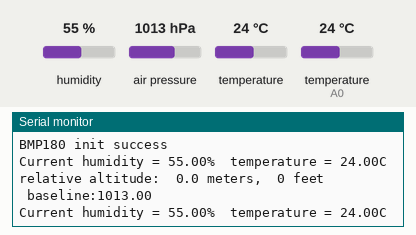
This sketch was run on a simulated Arduino Uno, built with avr-gcc and run on an emulated ATmega328P. Parts: the last lines printed to the serial monitor. Inputs (shaded band) come from the test bench; at power-on: air pressure 1013 hPa, humidity 55 %, temperature (sensor on A0) 24 °C, temperature 24 °C.

Above: at 1.2 s.
1.3 s: air pressure set to 952 hPa
At 2.1 s:
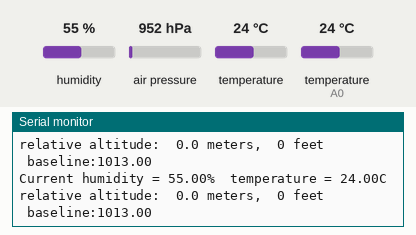
5.5 s: air pressure set to 1025 hPa
At 6.4 s:
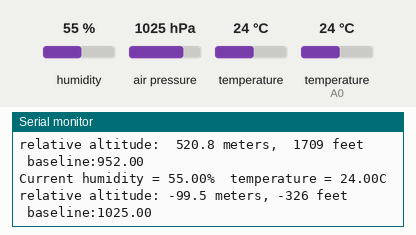
8.1 s: humidity set to 22 %
At 9.4 s:
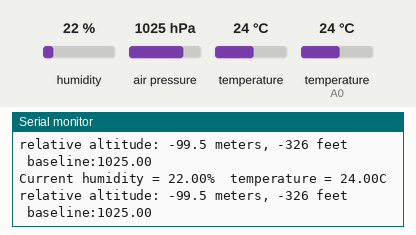
9.6 s: temperature (sensor on A0) set to 12 °C
At 10.8 s:
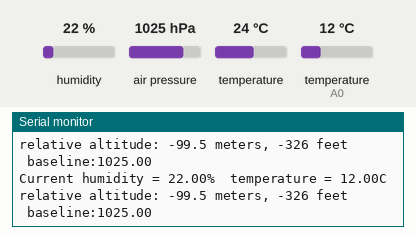
11.1 s: humidity set to 40 %
At 13.0 s:
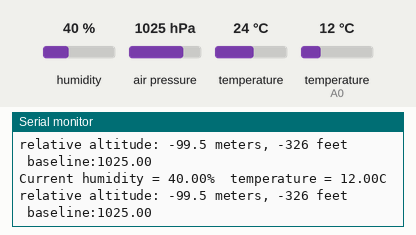
Timing chart, 0 to 13.6 s (numbered marks = the images above; inputs shaded):
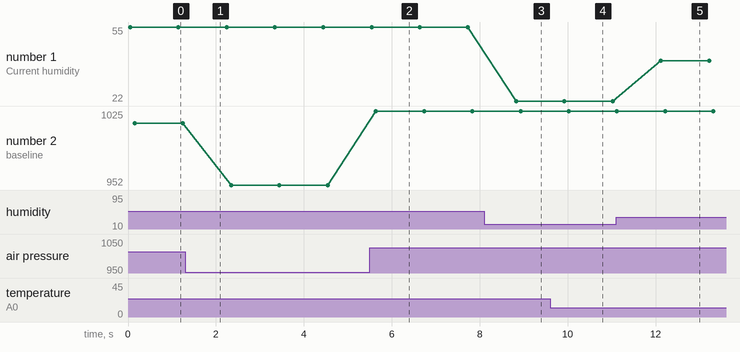

Measured:
- after the input at 5.5 s, the serial monitor: prints a new line after 0.09 s (image 2)
- after the input at 8.1 s, the serial monitor: prints a new line after 0.73 s (image 3)
- after the input at 9.6 s, the serial monitor: prints a new line after 0.32 s (image 4)
- after the input at 11.1 s, the serial monitor: prints a new line after 1.0 s (image 5)
- plotted number 1: 55 → 22 after the input at 8.1 s, 22 → 40 after the input at 11.1 s
- plotted number 2: 1013 → 952 after the input at 1.3 s, 952 → 1025 after the input at 5.5 s

The sketch:

pressureHumidity.ino
```cpp
#include <dht.h>
#define dht_apin A0 // Analog Pin sensor is connected to
dht DHT;

#include <SFE_BMP180.h>
#include <Wire.h>

SFE_BMP180 pressure;

double baseline; // baseline pressure

void setup() {
  // put your setup code here, to run once:
   Serial.begin(9600);
     if (pressure.begin())
    Serial.println("BMP180 init success");
  else
  {
    // Oops, something went wrong, this is usually a connection problem,
    // see the comments at the top of this sketch for the proper connections.

    Serial.println("BMP180 init fail (disconnected?)\n\n");
    while(1); // Pause forever.
  }
 baseline = getPressure();
}

void loop() {
  // put your main code here, to run repeatedly:
   DHT.read11(dht_apin);
    Serial.print("Current humidity = ");
    Serial.print(DHT.humidity);
    Serial.print("%  ");
    Serial.print("temperature = ");
    Serial.print(DHT.temperature);
    Serial.println("C  ");
    //delay(5000);

    double a,P;

  // Get a new pressure reading:

  P = getPressure();

  // Show the relative altitude difference between
  // the new reading and the baseline reading:

  a = pressure.altitude(P,baseline);

  Serial.print("relative altitude: ");
  if (a >= 0.0) Serial.print(" "); // add a space for positive numbers
  Serial.print(a,1);
  Serial.print(" meters, ");
  if (a >= 0.0) Serial.print(" "); // add a space for positive numbers
  Serial.print(a*3.28084,0);
  Serial.println(" feet");
   Serial.print(" baseline:");
    Serial.println(getPressure());

  delay(1000);

}

double getPressure()
{
  char status;
  double T,P,p0,a;

  // You must first get a temperature measurement to perform a pressure reading.

  // Start a temperature measurement:
  // If request is successful, the number of ms to wait is returned.
  // If request is unsuccessful, 0 is returned.

  status = pressure.startTemperature();
  if (status != 0)
  {
    // Wait for the measurement to complete:

    delay(status);

    // Retrieve the completed temperature measurement:
    // Note that the measurement is stored in the variable T.
    // Use '&T' to provide the address of T to the function.
    // Function returns 1 if successful, 0 if failure.

    status = pressure.getTemperature(T);
    if (status != 0)
    {
      // Start a pressure measurement:
      // The parameter is the oversampling setting, from 0 to 3 (highest res, longest wait).
      // If request is successful, the number of ms to wait is returned.
      // If request is unsuccessful, 0 is returned.

      status = pressure.startPressure(3);
      if (status != 0)
      {
        // Wait for the measurement to complete:
        delay(status);

        // Retrieve the completed pressure measurement:
        // Note that the measurement is stored in the variable P.
        // Use '&P' to provide the address of P.
        // Note also that the function requires the previous temperature measurement (T).
        // (If temperature is stable, you can do one temperature measurement for a number of pressure measurements.)
        // Function returns 1 if successful, 0 if failure.

        status = pressure.getPressure(P,T);
        if (status != 0)
        {
          return(P);
        }
        else Serial.println("error retrieving pressure measurement\n");
      }
      else Serial.println("error starting pressure measurement\n");
    }
    else Serial.println("error retrieving temperature measurement\n");
  }
  else Serial.println("error starting temperature measurement\n");
}
```
